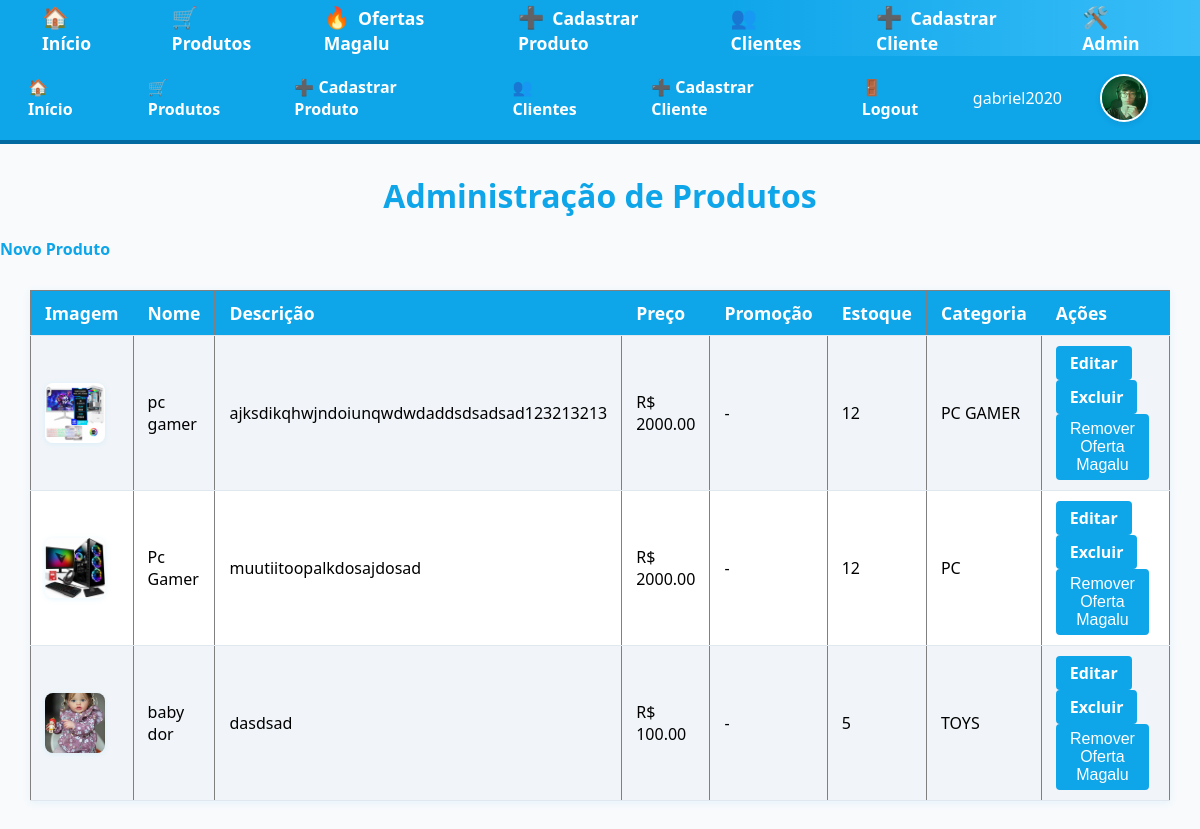
/admin-produtos/ (signed in), run on the app's committed database.
### app/models.py (models this page shows, shortened)
class user(models.Model):
    username = models.CharField(max_length=100)
    password = models.CharField(max_length=100)
    email = models.EmailField(max_length=100)
    telefone = models.CharField(max_length=100)
    data_de_nascimento = models.DateField()
    cpf = models.CharField(max_length=100)
    rg = models.CharField(max_length=100)
    endereco = models.CharField(max_length=100)
    cidade = models.CharField(max_length=100)
    estado = models.CharField(max_length=100)
    cep = models.CharField(max_length=100)
    imagem = models.ImageField(upload_to='perfil/', blank=True, null=True)
    favoritos = models.ManyToManyField('produto', related_name='favoritado_por', blank=True)
    compras = models.ManyToManyField('produto', related_name='comprado_por', blank=True)

class produto(models.Model):
    nome = models.CharField(max_length=100)
    descricao = models.TextField()
    preco = models.DecimalField(max_digits=10, decimal_places=2)
    quantidade = models.IntegerField()
    imagem = models.ImageField(upload_to='produtos/')
    categoria = models.CharField(max_length=100)
    oferta_magalu = models.BooleanField(default=False)
    criado_por = models.ForeignKey('user', on_delete=models.CASCADE, related_name='produtos_criados', null=True, blank=True)

### app/views.py (the view)
# urls.py: path('admin-produtos/', views.admin_produtos, name='admin_produtos'),
@login_required
def admin_produtos(request):
    produtos = produto.objects.all()
    cliente_logado = None
    if request.user.is_authenticated:
        try:
            cliente_logado = user.objects.get(pk=request.user.id)
        except user.DoesNotExist:
            cliente_logado = None
    return render(request, 'admin_produtos.html', {'produtos': produtos, 'cliente_logado': cliente_logado})

### app/templates/admin_produtos.html (shortened to what this page needs)
{% load static %}
{% include "_categorias.html" %}
{% include "_menu.html" %}
<!DOCTYPE html>
<html>
<head>
    <link rel="stylesheet" href="{% static 'produto_list.css' %}">
</head>
<body>
    <h1>Administração de Produtos</h1>
    <a href="{% url 'produto_create' %}">Novo Produto</a>
    <table class="admin-produtos-table" border="1">
        <tr>
            <th>Imagem</th>
            <th>Nome</th>
            <th>Descrição</th>
            <th>Preço</th>
            <th>Promoção</th>
            <th>Estoque</th>
            <th>Categoria</th>
            <th>Ações</th>
        </tr>
        {% for p in produtos %}
        <tr>
            <td>
                {% if p.imagem %}
                    <img src="{{ p.imagem.url }}">
                {% else %}
                    <img src="{% static 'default_produto.png' %}">
                {% endif %}
            </td>
            <td>{{ p.nome }}</td>
            <td>{{ p.descricao|truncatechars:60 }}</td>
            <td>R$ {{ p.preco }}</td>
            <td>
                {% if p.preco < 100 %}
                    <span style="color:#ea580c;font-weight:bold;">Promoção!</span>
                {% else %}
                    -
                {% endif %}
            </td>
            <td>{{ p.quantidade }}</td>
            <td>{{ p.categoria }}</td>
            <td class="admin-actions">
                <a href="{% url 'produto_update' p.pk %}">Editar</a>
                <a href="{% url 'produto_delete' p.pk %}">Excluir</a>
                {% if p.oferta_magalu %}
                    <form action="{% url 'remover_oferta_magalu' p.pk %}" method="post" style="display:inline;">
                        <button type="submit">Remover Oferta Magalu</button>
                    </form>
                {% else %}
                    <form action="{% url 'adicionar_oferta_magalu' p.pk %}" method="post" style="display:inline;">
                        {% csrf_token %}
                        <button type="submit">Adicionar Oferta Magalu</button>
                    </form>
                {% endif %}
            </td>
        </tr>
        {% empty %}
        <tr>
            <td colspan="8">Nenhum produto cadastrado.</td>
        </tr>
        {% endfor %}
    </table>
</body>
</html>

### app/templates/_categorias.html (shortened to what this page needs)
{% load static %}
<div class="categorias-bar">
    <a href="{% url 'produto_list' %}"><span class="cat-icon">🏠</span>Início</a>
    <a href="{% url 'produto_list' %}"><span class="cat-icon">🛒</span>Produtos</a>
    <a href="{% url 'ofertas_magalu' %}"><span class="cat-icon">🔥</span>Ofertas Magalu</a>
    <a href="{% url 'produto_create' %}"><span class="cat-icon">➕</span>Cadastrar Produto</a>
    <a href="{% url 'cliente_list' %}"><span class="cat-icon">👥</span>Clientes</a>
    <a href="{% url 'cliente_create' %}"><span class="cat-icon">➕</span>Cadastrar Cliente</a>
    <a href="{% url 'admin_produtos' %}"><span class="cat-icon">🛠️</span>Admin</a>
</div>

### app/templates/_menu.html (shortened to what this page needs)
{% load static %}
<nav class="menu-bar">
    <ul>
        <li><a href="{% url 'produto_list' %}">🏠 Início</a></li>
        <li><a href="{% url 'produto_list' %}">🛒 Produtos</a></li>
        <li><a href="{% url 'produto_create' %}">➕ Cadastrar Produto</a></li>
        <li><a href="{% url 'cliente_list' %}">👥 Clientes</a></li>
        <li><a href="{% url 'cliente_create' %}">➕ Cadastrar Cliente</a></li>
        <li><a href="{% url 'logout' %}">🚪 Logout</a></li>
    </ul>
    <div class="menu-profile">
        <span class="menu-profile-name">{{ request.user.username }}</span>
        {% if cliente_logado %}
            <a href="{% url 'perfil_cliente' cliente_logado.pk %}">
                {% if cliente_logado.imagem %}
                    <img src="{{ cliente_logado.imagem.url }}" class="menu-profile-img" alt="Perfil">
                {% else %}
                    <img src="{% static 'default_profile.png' %}" class="menu-profile-img" alt="Perfil">
                {% endif %}
            </a>
        {% endif %}
    </div>
</nav>

### static/produto_list.css (style rules this page uses)
body { background: #f8fafc; font-family: 'Segoe UI', Arial, sans-serif; margin: 0; padding: 0; }
h1 { color: #0ea5e9; text-align: center; margin-top: 30px; }
a { color: #0ea5e9; text-decoration: none; font-weight: bold; }
table { margin: 30px auto; border-collapse: collapse; width: 95%; background: #fff; box-shadow: 0 2px 8px rgba(14,165,233,0.08); }
th, td { padding: 12px 16px; border-bottom: 1px solid #e0e7ef; text-align: left; }
th { background: #0ea5e9; color: #fff; font-size: 1.1em; }
tr:nth-child(even) { background: #f1f5f9; }
button, .btn { background: #0ea5e9; color: #fff; border: none; padding: 8px 18px; border-radius: 4px; font-size: 1em; cursor: pointer; margin-right: 6px; transition: background 0.2s; text-decoration: none; display: inline-block; }
img { border-radius: 6px; box-shadow: 0 1px 4px rgba(14,165,233,0.10); }

### app/templates/_categorias.html (style rules this page uses)
.categorias-bar { display: flex; align-items: center; justify-content: flex-start; background: linear-gradient(90deg, #0ea5e9 60%, #38bdf8 100%); padding: 0 0 0 24px; height: 56px; box-shadow: 0 2px 8px rgba(14,165,233,0.08); animation: slideInCategorias 0.7s; }
.categorias-bar a { color: #fff; font-weight: bold; margin-right: 32px; font-size: 1.1em; text-decoration: none; padding: 10px 18px; border-radius: 18px; transition: background 0.2s, color 0.2s, transform 0.2s; position: relative; }
.categorias-bar .cat-icon { margin-right: 8px; font-size: 1.2em; }

### app/templates/_menu.html (style rules this page uses)
.menu-bar { background: #0ea5e9; padding: 0; margin: 0 0 30px 0; border-bottom: 4px solid #0369a1; display: flex; align-items: center; justify-content: space-between; }
.menu-bar ul { list-style: none; margin: 0; padding: 0; display: flex; }
.menu-bar li { margin: 0; }
.menu-bar a { display: block; padding: 18px 28px; color: #fff; text-decoration: none; font-weight: bold; border-right: 1px solid #0369a1; transition: background 0.2s; }
.menu-bar a:last-child { border-right: none; }
.menu-profile { display: flex; align-items: center; margin-right: 24px; }
.menu-profile-img { width: 44px; height: 44px; border-radius: 50%; object-fit: cover; border: 2px solid #fff; margin-left: 10px; box-shadow: 0 2px 6px rgba(0,0,0,0.08); cursor: pointer; }
.menu-profile-name { color: #fff; margin-left: 8px; font-weight: 500; }

### app/templates/admin_produtos.html (style rules this page uses)
.admin-produtos-table th, .admin-produtos-table td { padding: 10px 14px; border-bottom: 1px solid #e0e7ef; text-align: left; }
.admin-produtos-table th { background: #0ea5e9; color: #fff; }
.admin-produtos-table img { width: 60px; height: 60px; object-fit: cover; border-radius: 8px; box-shadow: 0 1px 6px rgba(14,165,233,0.10); }
.admin-actions a, .admin-actions button { margin-right: 6px; background: #0ea5e9; color: #fff; border: none; padding: 6px 14px; border-radius: 4px; font-size: 1em; cursor: pointer; transition: background 0.2s; text-decoration: none; display: inline-block; }

### data on the page
user: imagem (picture)
produto: imagem (picture), nome "pc gamer", descricao "ajksdikqhwjndoiunqwdwdaddsdsadsad123213213", preco "2000.00", quantidade "12", categoria "PC GAMER", oferta_magalu "Remover Oferta Magalu"
produto: imagem (picture), nome "Pc Gamer", descricao "muutiitoopalkdosajdosad", preco "2000.00", quantidade "12", categoria "PC", oferta_magalu "Remover Oferta Magalu"
produto: imagem (picture), nome "baby dor", descricao "dasdsad", preco "100.00", quantidade "5", categoria "TOYS", oferta_magalu "Remover Oferta Magalu"

### other printed values
{{ request.user.username }} "gabriel2020"
